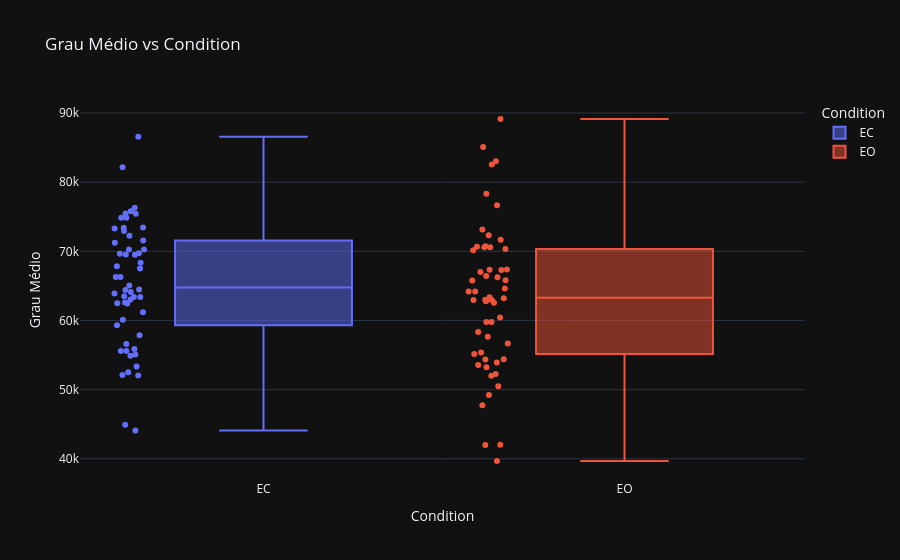
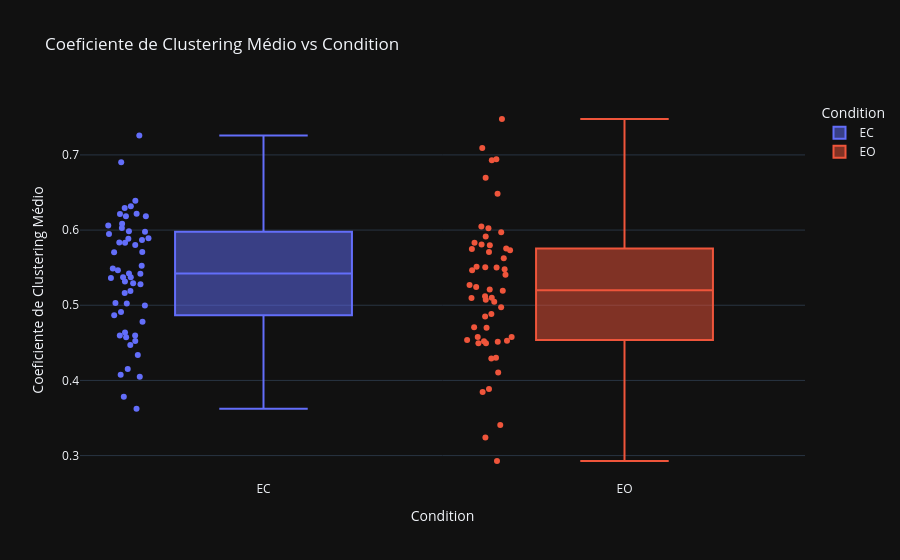
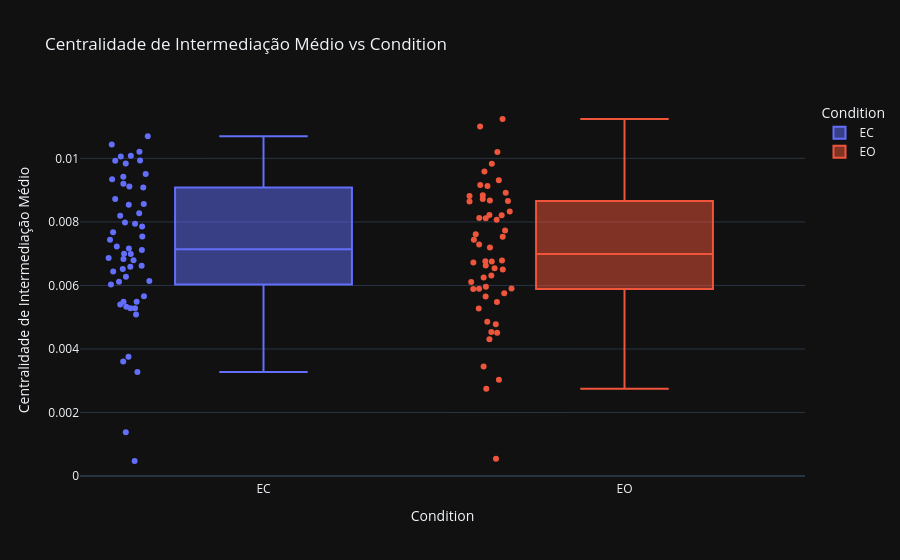

The code cell stored with these charts, in order, in its notebook:
### Markdown cell above
### Condition

### Code cell
# plotly
for metric, label in GRAPH_METRICS.items():
    fig = px.box(
        df_healthy,
        x="condition",
        y=metric,
        color="condition",
        title=f"{metric} vs Condition",
        points="all",
        labels={
            "condition": "Condition",
            metric: metric
        }
    )
    fig.update_layout(
        xaxis_title="Condition",
        yaxis_title=label,
        title=f"{label} vs Condition"
    )
    fig.show()

### Figure 1 — Plotly figure (JSON) as saved in the notebook; plotly's stock layout.template omitted (floating-point values rounded to 4 significant figures)
{"data": [{"alignmentgroup": "True", "boxpoints": "all", "hovertemplate": "Condition=%{x}<br>degree_mean=%{y}<extra></extra>", "legendgroup": "EC", "marker": {"color": "#636efa"}, "name": "EC", "notched": false, "offsetgroup": "EC", "orientation": "v", "showlegend": true, "type": "box", "x": ["EC", "EC", "EC", "EC", "EC", "EC", "EC", "EC", "EC", "EC", "EC", "EC", "EC", "EC", "EC", "EC", "EC", "EC", "EC", "EC", "EC", "EC", "EC", "EC", "EC", "EC", "EC", "EC", "EC", "EC", "EC", "EC", "EC", "EC", "EC", "EC", "EC", "EC", "EC", "EC", "EC", "EC", "EC", "EC", "EC", "EC", "EC", "EC", "EC", "EC", "EC", "EC", "EC", "EC"], "x0": " ", "xaxis": "x", "y": [44100.0, 69490.0, 67840.0, 73440.0, 72250.0, 63380.0, 61190.0, 56580.0, 65070.0, 55870.0, 74850.0, 75460.0, 62590.0, 73290.0, 55600.0, 72950.0, 59300.0, 63520.0, 62460.0, 74850.0, 55590.0, 75780.0, 86580.0, 70260.0, 52520.0, 82150.0, 75430.0, 55080.0, 53350.0, 52110.0, 63400.0, 76310.0, 67500.0, 44920.0, 71230.0, 73410.0, 71580.0, 68360.0, 54880.0, 52040.0, 64400.0, 64460.0, 66270.0, 63030.0, 60100.0, 66290.0, 69660.0, 57860.0, 64120.0, 69730.0, 69540.0, 62480.0, 63900.0, 70250.0], "y0": " ", "yaxis": "y"}, {"alignmentgroup": "True", "boxpoints": "all", "hovertemplate": "Condition=%{x}<br>degree_mean=%{y}<extra></extra>", "legendgroup": "EO", "marker": {"color": "#EF553B"}, "name": "EO", "notched": false, "offsetgroup": "EO", "orientation": "v", "showlegend": true, "type": "box", "x": ["EO", "EO", "EO", "EO", "EO", "EO", "EO", "EO", "EO", "EO", "EO", "EO", "EO", "EO", "EO", "EO", "EO", "EO", "EO", "EO", "EO", "EO", "EO", "EO", "EO", "EO", "EO", "EO", "EO", "EO", "EO", "EO", "EO", "EO", "EO", "EO", "EO", "EO", "EO", "EO", "EO", "EO", "EO", "EO", "EO", "EO", "EO", "EO", "EO", "EO", "EO", "EO", "EO", "EO"], "x0": " ", "xaxis": "x", "y": [52000.0, 62780.0, 78320.0, 85080.0, 60420.0, 56660.0, 53570.0, 59770.0, 65790.0, 63230.0, 70150.0, 83030.0, 64620.0, 66410.0, 53240.0, 70590.0, 54370.0, 59760.0, 64190.0, 73160.0, 57640.0, 70720.0, 89140.0, 72310.0, 58320.0, 82570.0, 70350.0, 54390.0, 55360.0, 49220.0, 50490.0, 71680.0, 67290.0, 42040.0, 63350.0, 70580.0, 55160.0, 66250.0, 39680.0, 41980.0, 65810.0, 47730.0, 62550.0, 53910.0, 62970.0, 63000.0, 70670.0, 67340.0, 64210.0, 67360.0, 67000.0, 52280.0, 62950.0, 76670.0], "y0": " ", "yaxis": "y"}], "layout": {"boxmode": "overlay", "legend": {"title": {"text": "Condition"}, "tracegroupgap": 0}, "title": {"text": "Grau Médio vs Condition"}, "xaxis": {"anchor": "y", "categoryarray": ["EC", "EO"], "categoryorder": "array", "domain": [0, 1], "title": {"text": "Condition"}}, "yaxis": {"anchor": "x", "domain": [0, 1], "title": {"text": "Grau Médio"}}}}

### Figure 2 — Plotly figure (JSON) as saved in the notebook; plotly's stock layout.template omitted (floating-point values rounded to 4 significant figures)
{"data": [{"alignmentgroup": "True", "boxpoints": "all", "hovertemplate": "Condition=%{x}<br>clustering_mean=%{y}<extra></extra>", "legendgroup": "EC", "marker": {"color": "#636efa"}, "name": "EC", "notched": false, "offsetgroup": "EC", "orientation": "v", "showlegend": true, "type": "box", "x": ["EC", "EC", "EC", "EC", "EC", "EC", "EC", "EC", "EC", "EC", "EC", "EC", "EC", "EC", "EC", "EC", "EC", "EC", "EC", "EC", "EC", "EC", "EC", "EC", "EC", "EC", "EC", "EC", "EC", "EC", "EC", "EC", "EC", "EC", "EC", "EC", "EC", "EC", "EC", "EC", "EC", "EC", "EC", "EC", "EC", "EC", "EC", "EC", "EC", "EC", "EC", "EC", "EC", "EC"], "x0": " ", "xaxis": "x", "y": [0.3624, 0.5831, 0.5885, 0.6028, 0.6061, 0.5191, 0.4998, 0.4597, 0.5294, 0.4598, 0.6086, 0.6214, 0.5281, 0.6389, 0.491, 0.5977, 0.4636, 0.5315, 0.5029, 0.6184, 0.4337, 0.6292, 0.7259, 0.5801, 0.4151, 0.6903, 0.6183, 0.4576, 0.4472, 0.4075, 0.5022, 0.6317, 0.5524, 0.3782, 0.5946, 0.6217, 0.5984, 0.5703, 0.4525, 0.4048, 0.5364, 0.5465, 0.5422, 0.5372, 0.478, 0.5421, 0.5707, 0.4866, 0.5163, 0.5835, 0.5891, 0.5372, 0.5488, 0.5867], "y0": " ", "yaxis": "y"}, {"alignmentgroup": "True", "boxpoints": "all", "hovertemplate": "Condition=%{x}<br>clustering_mean=%{y}<extra></extra>", "legendgroup": "EO", "marker": {"color": "#EF553B"}, "name": "EO", "notched": false, "offsetgroup": "EO", "orientation": "v", "showlegend": true, "type": "box", "x": ["EO", "EO", "EO", "EO", "EO", "EO", "EO", "EO", "EO", "EO", "EO", "EO", "EO", "EO", "EO", "EO", "EO", "EO", "EO", "EO", "EO", "EO", "EO", "EO", "EO", "EO", "EO", "EO", "EO", "EO", "EO", "EO", "EO", "EO", "EO", "EO", "EO", "EO", "EO", "EO", "EO", "EO", "EO", "EO", "EO", "EO", "EO", "EO", "EO", "EO", "EO", "EO", "EO", "EO"], "x0": " ", "xaxis": "x", "y": [0.429, 0.5046, 0.6695, 0.7091, 0.4885, 0.4699, 0.4578, 0.4852, 0.5405, 0.5244, 0.5749, 0.6929, 0.5465, 0.5753, 0.4493, 0.581, 0.4301, 0.4974, 0.5192, 0.6025, 0.4577, 0.5831, 0.7478, 0.6049, 0.4707, 0.6942, 0.5709, 0.4522, 0.4513, 0.3847, 0.4106, 0.5916, 0.5502, 0.3407, 0.5269, 0.597, 0.4496, 0.5513, 0.2928, 0.3242, 0.548, 0.3885, 0.5119, 0.4528, 0.5098, 0.5073, 0.5797, 0.5505, 0.521, 0.5733, 0.5626, 0.4536, 0.5098, 0.6482], "y0": " ", "yaxis": "y"}], "layout": {"boxmode": "overlay", "legend": {"title": {"text": "Condition"}, "tracegroupgap": 0}, "title": {"text": "Coeficiente de Clustering Médio vs Condition"}, "xaxis": {"anchor": "y", "categoryarray": ["EC", "EO"], "categoryorder": "array", "domain": [0, 1], "title": {"text": "Condition"}}, "yaxis": {"anchor": "x", "domain": [0, 1], "title": {"text": "Coeficiente de Clustering Médio"}}}}

### Figure 3 — Plotly figure (JSON) as saved in the notebook; plotly's stock layout.template omitted (floating-point values rounded to 4 significant figures)
{"data": [{"alignmentgroup": "True", "boxpoints": "all", "hovertemplate": "Condition=%{x}<br>betweenness_mean=%{y}<extra></extra>", "legendgroup": "EC", "marker": {"color": "#636efa"}, "name": "EC", "notched": false, "offsetgroup": "EC", "orientation": "v", "showlegend": true, "type": "box", "x": ["EC", "EC", "EC", "EC", "EC", "EC", "EC", "EC", "EC", "EC", "EC", "EC", "EC", "EC", "EC", "EC", "EC", "EC", "EC", "EC", "EC", "EC", "EC", "EC", "EC", "EC", "EC", "EC", "EC", "EC", "EC", "EC", "EC", "EC", "EC", "EC", "EC", "EC", "EC", "EC", "EC", "EC", "EC", "EC", "EC", "EC", "EC", "EC", "EC", "EC", "EC", "EC", "EC", "EC"], "x0": " ", "xaxis": "x", "y": [0.009117, 0.006517, 0.005085, 0.009839, 0.005657, 0.003758, 0.01006, 0.00934, 0.009936, 0.009505, 0.007856, 0.006833, 0.005279, 0.006986, 0.01069, 0.00614, 0.005484, 0.007676, 0.007222, 0.007163, 0.00662, 0.005282, 0.0004744, 0.008194, 0.009205, 0.01008, 0.00872, 0.006998, 0.007434, 0.003278, 0.009924, 0.006865, 0.003608, 0.006585, 0.006114, 0.001378, 0.007543, 0.009082, 0.007118, 0.01044, 0.006277, 0.005328, 0.006439, 0.008539, 0.008272, 0.007942, 0.00679, 0.006032, 0.009418, 0.00549, 0.007981, 0.005398, 0.008563, 0.01021], "y0": " ", "yaxis": "y"}, {"alignmentgroup": "True", "boxpoints": "all", "hovertemplate": "Condition=%{x}<br>betweenness_mean=%{y}<extra></extra>", "legendgroup": "EO", "marker": {"color": "#EF553B"}, "name": "EO", "notched": false, "offsetgroup": "EO", "orientation": "v", "showlegend": true, "type": "box", "x": ["EO", "EO", "EO", "EO", "EO", "EO", "EO", "EO", "EO", "EO", "EO", "EO", "EO", "EO", "EO", "EO", "EO", "EO", "EO", "EO", "EO", "EO", "EO", "EO", "EO", "EO", "EO", "EO", "EO", "EO", "EO", "EO", "EO", "EO", "EO", "EO", "EO", "EO", "EO", "EO", "EO", "EO", "EO", "EO", "EO", "EO", "EO", "EO", "EO", "EO", "EO", "EO", "EO", "EO"], "x0": " ", "xaxis": "x", "y": [0.009311, 0.006503, 0.006752, 0.006545, 0.004532, 0.005271, 0.003034, 0.00663, 0.00773, 0.008677, 0.008123, 0.00275, 0.006247, 0.008214, 0.008919, 0.005959, 0.007286, 0.007436, 0.009828, 0.007531, 0.009589, 0.00807, 0.0005437, 0.006721, 0.007611, 0.0102, 0.008816, 0.006759, 0.008116, 0.005479, 0.007197, 0.004509, 0.005895, 0.006314, 0.006789, 0.003446, 0.008723, 0.005755, 0.006109, 0.00565, 0.004861, 0.009133, 0.008326, 0.004306, 0.008645, 0.009162, 0.008213, 0.004781, 0.008656, 0.005889, 0.008836, 0.01124, 0.01101, 0.005906], "y0": " ", "yaxis": "y"}], "layout": {"boxmode": "overlay", "legend": {"title": {"text": "Condition"}, "tracegroupgap": 0}, "title": {"text": "Centralidade de Intermediação Médio vs Condition"}, "xaxis": {"anchor": "y", "categoryarray": ["EC", "EO"], "categoryorder": "array", "domain": [0, 1], "title": {"text": "Condition"}}, "yaxis": {"anchor": "x", "domain": [0, 1], "title": {"text": "Centralidade de Intermediação Médio"}}}}
